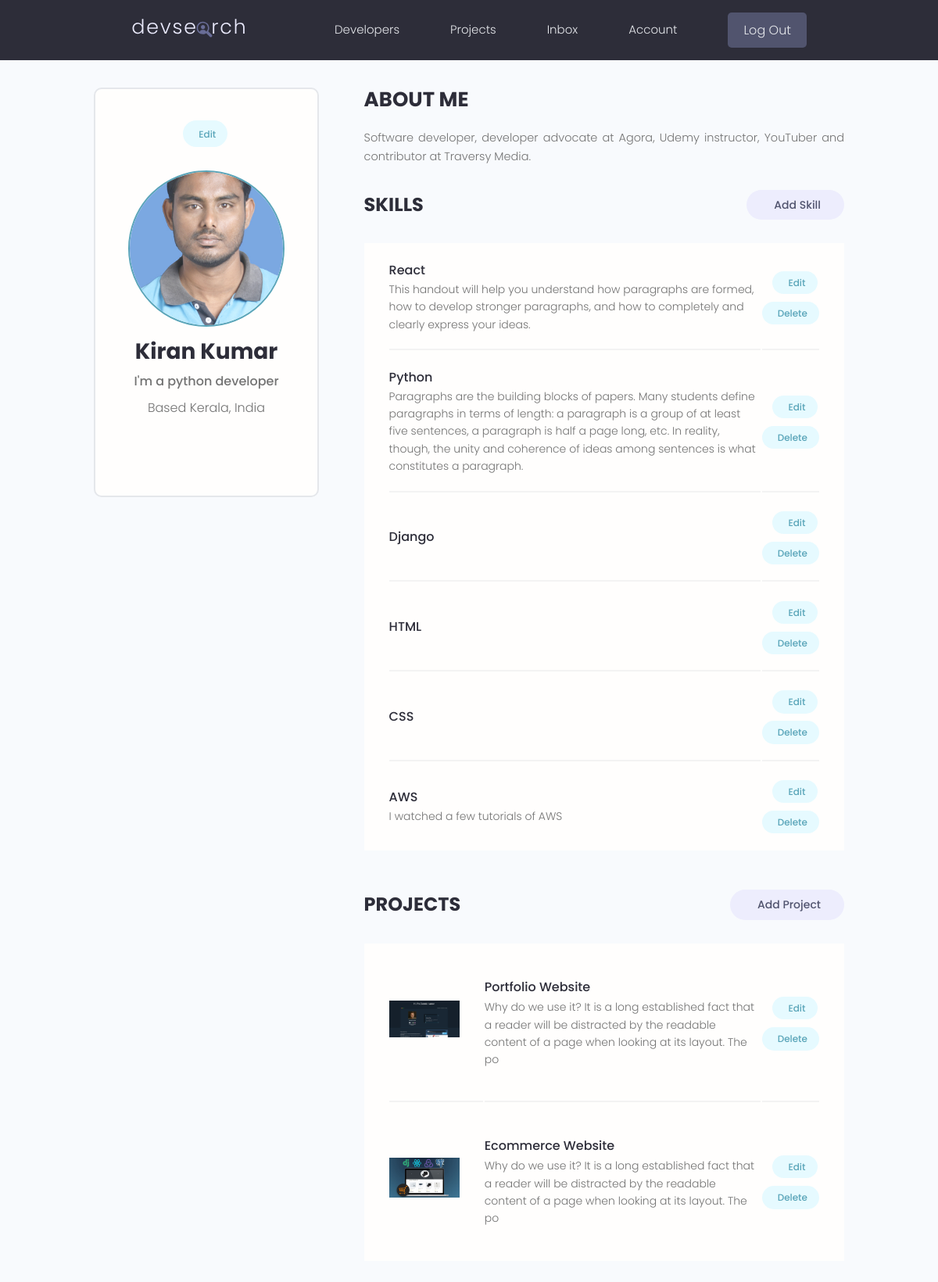
The app's page /account/ (signed in) with its own data.
### users/models.py (models this page shows, shortened)
class Profile(models.Model):
    user = models.OneToOneField(User, on_delete=models.CASCADE, null=True, blank=True)
    name = models.CharField(max_length=200, blank=True, null=True)
    email = models.CharField(max_length=500, blank=True, null=True)
    username = models.CharField(max_length=200, blank=True, null=True)
    location = models.CharField(max_length=200, blank=True, null=True)
    short_intro = models.CharField(max_length=200, blank=True, null=True)
    bio = models.TextField(blank=True, null=True)
    profile_image = models.ImageField(null=True, blank=True, upload_to='profiles/', default="profiles/user-default.PNG")
    social_twitter = models.CharField(max_length=200, blank=True, null=True)
    social_linkedin = models.CharField(max_length=200, blank=True, null=True)
    social_github = models.CharField(max_length=200, blank=True, null=True)
    social_youtube = models.CharField(max_length=200, blank=True, null=True)
    social_website = models.CharField(max_length=200, blank=True, null=True)
    created = models.DateField(auto_now_add=True)
    id = models.UUIDField(default=uuid.uuid4, unique=True, primary_key=True, editable=False)

class Skill(models.Model):
    owner = models.ForeignKey(Profile,on_delete=models.CASCADE, null=True, blank=True)
    name = models.CharField(max_length=200, blank=True, null=True)
    description = models.TextField(null=True, blank=True)
    created = models.DateField(auto_now_add=True)
    id = models.UUIDField(default=uuid.uuid4, unique=True, primary_key=True, editable=False)

### projects/models.py (models this page shows, shortened)
class Project(models.Model):
    owner = models.ForeignKey(Profile, null=True, blank=True, on_delete=models.SET_NULL)
    title = models.CharField(max_length=200)
    description = models.TextField(null=True, blank=True)
    featured_image = models.ImageField(null=True, blank=True, default="default.jpg")
    demo_link = models.CharField(max_length=2000, null=True, blank=True)
    source_link = models.CharField(max_length=2000, null=True, blank=True)
    tags = models.ManyToManyField('Tag', blank=True)
    vote_total = models.IntegerField(default=0, null=True, blank=True)
    vote_ratio = models.IntegerField(default=0, null=True, blank=True)
    created = models.DateField(auto_now_add=True)
    id = models.UUIDField(default=uuid.uuid4, unique=True, primary_key=True, editable=False)
    class Meta:
        ordering = ['-vote_ratio', '-vote_total', 'title']

### users/views.py (the view)
# urls.py: path('account/', views.userAccount, name="account"),
@login_required(login_url='login')
def userAccount(request):
    profile = request.user.profile
    skills = profile.skill_set.all()
    projects = profile.project_set.all()
    context = {'profile': profile, 'skills': skills, 'projects': projects}
    return render (request, 'users/account.html', context)

### users/templates/users/account.html (shortened to what this page needs)
{% extends 'main.html' %}
{% block content %}
  <main class="settingsPage profile my-md">
    <div class="container">
      <div class="layout">
        <div class="column column--1of3">
          <div class="card text-center">
            <div class="card__body dev">
              <a class="tag tag--pill tag--main settings__btn" href="{% url 'edit-account' %}"> Edit</a>
              <img class="avatar avatar--xl dev__avatar" src="{{profile.profile_image.url}}" />
              <h2 class="dev__name">{{profile.name}}</h2>
              <p class="dev__title">{{profile.short_intro}}</p>
              <p class="dev__location">Based {{profile.location}}</p>
            </div>
          </div>
        </div>
        <div class="column column--2of3">
          <div class="devInfo">
            <h3 class="devInfo__title">About Me</h3>
            <p class="devInfo__about">{{profile.bio}}</p>
          </div>
          <div class="settings">
            <h3 class="settings__title">Skills</h3>
            <a class="tag tag--pill tag--sub settings__btn tag--lg" href="{% url 'create-skill' %} "> Add Skill</a>
          </div>
          <table class="settings__table">
            {% for skill in skills %}
            <tr>
              <td class="settings__tableInfo">
                <h4>{{skill.name}}</h4>
                <p>{{skill.description}}</p>
              </td>
              <td class="settings__tableActions">
                <a class="tag tag--pill tag--main settings__btn" href="{% url 'update-skill' skill.id %}"> Edit</a>
                <a class="tag tag--pill tag--main settings__btn" href="{% url 'delete-skill' skill.id %}?next=/account">
                  Delete</a>
              </td>
            </tr>
            {% endfor %}
          </table>
          <div class="settings">
            <h3 class="settings__title">Projects</h3>
            <a class="tag tag--pill tag--sub settings__btn tag--lg" href="{% url 'create-project' %}"> Add Project</a>
          </div>
          <table class="settings__table">
            {% for project in projects %}
            <tr>
              <td class="settings__thumbnail">
                <a href="{% url 'project' project.id %}"><img src="{{project.featured_image.url}}" alt="Project Thumbnail" /></a>
              </td>
              <td class="settings__tableInfo">
                <a href="{% url 'project' project.id %}">{{project.title}}</a>
                <p>{{project.description|slice:"150"}}</p>
              </td>
              <td class="settings__tableActions">
                <a class="tag tag--pill tag--main settings__btn" href="{% url 'update-project' project.id %}"> Edit</a>
                <a class="tag tag--pill tag--main settings__btn" href="{% url 'delete-project' project.id %}?next=/account">
                  Delete</a>
              </td>
            </tr>
            {% endfor %}
          </table>
        </div>
      </div>
    </div>
  </main>
  {% endblock content %}

### static/styles/app.css (style rules this page uses)
:root { --color-sub: #2d2d39; }
.card { border: 2px solid var(--color-light); }
img { width: 100%; }
.profile .card > .dev { padding: 4rem; }
.dev__avatar { display: block; margin: auto; }
.dev__name { color: var(--color-sub); font-size: 2.8rem; font-weight: 700; margin-top: 1rem; margin-bottom: 0.5rem; }
.dev__title { font-size: 1.6rem; font-weight: 500; line-height: 1.3; }
.dev__location { margin-top: 1rem; }
.devInfo { margin-bottom: 3rem; }
.devInfo__title, .devInfo__subtitle { font-size: 2.6rem; color: var(--color-sub); text-transform: uppercase; font-weight: 700; margin-bottom: 1.5rem; }
.devInfo__about, .devSkill__info { font-size: 1.45rem; line-height: 1.7; text-align: justify; }
.settingsPage .dev > .settings__btn { display: inline-block; margin-bottom: 3rem; }
.settings { display: flex; justify-content: space-between; align-items: center; }
.settings__title { font-size: 2.4rem; text-transform: uppercase; font-weight: 700; color: var(--color-sub); }
.settings__table { margin-top: 3rem; margin-bottom: 5rem; padding: 0 3rem; background: var(--color-white); }
.settings__table tr { width: 100%; }
.settings__table tr > td { padding: 2rem 0; }
.settings__table tr:not(:last-child) td { border-bottom: 2px solid var(--color-white-light); }
.settings__thumbnail { width: 23%; min-width: 10rem; }
.settings__thumbnail img { padding-right: 3rem; height: 15rem; object-fit: contain; }
.settings__tableInfo { width: 100%; }
.settings__tableInfo h4, .settings__tableInfo a { padding-right: 1rem; width: auto; font-size: 1.6rem; font-weight: 500; color: var(--color-sub); }
.settings__tableInfo p { font-size: 1.4rem; }
.settings__tableActions { text-align: right; }

### static/uikit/styles/modules/_variables.css (style rules this page uses)
:root { --color-main: #5aa5b9; --color-main-light: #e6faff; --color-sub: #3f4156; --color-sub-light: #51546e; --color-sub-lighter: #ededfd; --color-text: #737373; --color-gray: #8b8b8b; --color-light: #e5e7eb; --color-light-gray: #767676; --color-bg: #f8fafd; --color-white: #fffefd; --color-white-light: #f3f3f3; --color-success: #359e64; --color-success-bg: #def8e8; --color-error: #fc4b0b; --color-error-bg: #fff2ee; --font-base: 'Poppins', arial, helvetica, 'Segoe UI', roboto, ubuntu, sans-serif; --font-monospace: 'Fira Code', 'Courier New', courier, monospace; --font-regular: 300; --font-medium: 500; --font-bold: 700; --generic-shadow: 1px 1px 5px #00000010; --generic-transition: all 0.3s ease-in-out; }

### static/uikit/styles/modules/_base.css (style rules this page uses)
* { margin: 0; padding: 0; box-sizing: border-box; text-rendering: optimizeLegibility; color: inherit; font-size: inherit; }
html { font-size: 50%; }
@media only screen and (min-width: 480px) { html { font-size: 56.25%; } }
@media only screen and (min-width: 1200px) { html { font-size: 62.5%; } }
body { line-height: 1.6; font-weight: 400; font-size: 1.5rem; color: var(--color-text); background-color: var(--color-bg); min-height: 100vh; }

### static/uikit/styles/modules/_typography.css (style rules this page uses)
* { font-family: var(--font-base); }
h2 { font-size: 3.6rem; font-weight: var(--font-bold); }
h3 { font-size: 3.2rem; font-weight: var(--font-medium); }
h4 { font-size: 2.8rem; font-weight: var(--font-medium); }
p, span, strong { font-size: 1.6rem; color: var(--color-text); font-weight: var(--font-regular); }
a { padding-bottom: 2px; text-decoration: none; display: inline-block; color: var(--color-main); font-weight: var(--font-medium); }

### static/uikit/styles/modules/_utilities.css (style rules this page uses)
.container { width: 92%; max-width: 165rem; margin: 0 auto; box-sizing: border-box; }
@media screen and (min-width: 1000px) { .container { width: 90%; } }
@media screen and (min-width: 1200px) { .container { width: 80%; } }
.text-center { text-align: center; }
.my-md { margin: 3rem auto; }

### static/uikit/styles/modules/_avatar.css (style rules this page uses)
.avatar { border-radius: 50%; border: 2px solid var(--color-main); object-fit: cover; }
.avatar--xl { height: 20rem; width: 20rem; }

### static/uikit/styles/modules/_card.css (style rules this page uses)
.card { border-radius: 1rem; background-color: var(--color-white); border: 1.5px solid var(--color-light); width: auto; height: auto; margin-top: 0.5rem; margin-bottom: 0.5rem; overflow: hidden; }
.card__body, .card__header { padding: 2rem 2.5rem; }

### static/uikit/styles/modules/_layout.css (style rules this page uses)
.layout { display: flex; flex-flow: row wrap; justify-content: space-between; }
.layout > .column { margin-bottom: 3rem; }
.layout > .column.column--1of3 { flex-basis: 30%; }
.layout > .column.column--2of3 { flex-basis: 64%; }

### records on screen
Profile: profile_image (picture), name "Kiran Kumar", short_intro "I'm a python developer", location "Kerala, India", bio "Software developer, developer advocate at Agora, Udemy instructor, YouTuber and contributor at Traversy Media."
Skill: name "React", description "This handout will help you understand how paragraphs are formed, how to develop stronger paragraphs, and how to completely and clearly express your ideas."
Skill: name "Python", description "Paragraphs are the building blocks of papers. Many students define paragraphs in terms of length: a paragraph is a group of at least five sentences, a paragraph is half a page long, etc. In reality, though, the unity and coherence of ideas among sentences is what constitutes a paragraph."
Skill: name "Django"
Skill: name "HTML"
Skill: name "CSS"
Skill: name "AWS", description "I watched a few tutorials of AWS"
Project: featured_image (picture), title "Portfolio Website", description "Why do we use it? It is a long established fact that a reader will be distracted by the readable content of a page when looking at its layout. The po"
Project: featured_image (picture), title "Ecommerce Website", description "Why do we use it? It is a long established fact that a reader will be distracted by the readable content of a page when looking at its layout. The po"
